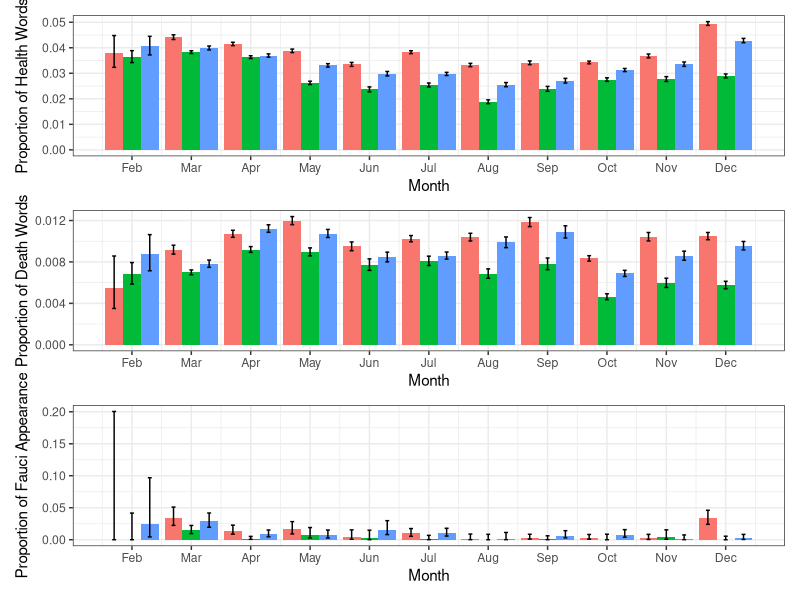

R code for this plot:
## Set directory ##
setwd('/Users/brycedietrich/finding_fauci_replication/')

## Packages ##
require(ggplot2)
require(patchwork)

## Load Data ##
word_plotdata <- read.csv("data/figure2_words_data.csv", header=TRUE)
fauci_plotdata <- read.csv("data/figure2_fauci_data.csv", header=TRUE)

## Draw Plot ##
health_plot <- ggplot(word_plotdata, aes(x=month, y=prop_health, fill = network)) +
  geom_bar(stat = "identity", position = "dodge", show.legend = FALSE) +
  geom_errorbar(aes(ymin = low95ci_prop_health, ymax = up95ci_prop_health),
                width = 0.2, position = position_dodge(0.9)) +
  theme_bw() + 
  labs(x="Month", y="Proportion of Health Words") +
  scale_x_continuous(breaks = c(2,3,4,5,6,7,8,9,10,11,12),
                     labels = paste0(c("Feb", "Mar", "Apr", "May", "Jun",
                                       "Jul", "Aug", "Sep", "Oct", "Nov",
                                       "Dec")))

death_plot <- ggplot(word_plotdata, aes(x=month, y=prop_death, fill = network)) +
  geom_bar(stat = "identity", position = "dodge", show.legend = FALSE) +
  geom_errorbar(aes(ymin = low95ci_prop_death, ymax = up95ci_prop_death),
                width = 0.2, position = position_dodge(0.9))+
  theme_bw() + 
  labs(x="Month", y="Proportion of Death Words") +
  scale_x_continuous(breaks = c(2,3,4,5,6,7,8,9,10,11,12),
                     labels = paste0(c("Feb", "Mar", "Apr", "May", "Jun",
                                       "Jul", "Aug", "Sep", "Oct", "Nov",
                                       "Dec")))  

fauci_plot <- ggplot(fauci_plotdata, aes(x=month, y=prop_fauci, fill = network)) +
  geom_bar(stat = "identity", position = "dodge", show.legend = FALSE) +
  geom_errorbar(aes(ymin = low95ci_prop_fauci, ymax = up95ci_prop_fauci),
                width = 0.2, position = position_dodge(0.9)) +
  theme_bw() + 
  labs(x="Month", y="Proportion of Fauci Appearance") +
  scale_x_continuous(breaks = c(2,3,4,5,6,7,8,9,10,11,12),
                     labels = paste0(c("Feb", "Mar", "Apr", "May", "Jun",
                                       "Jul", "Aug", "Sep", "Oct", "Nov",
                                       "Dec")))

png(filename="output/figure2.png", width=676*20, height=670*20, res=2000)
p <- health_plot / death_plot / fauci_plot
p
dev.off()